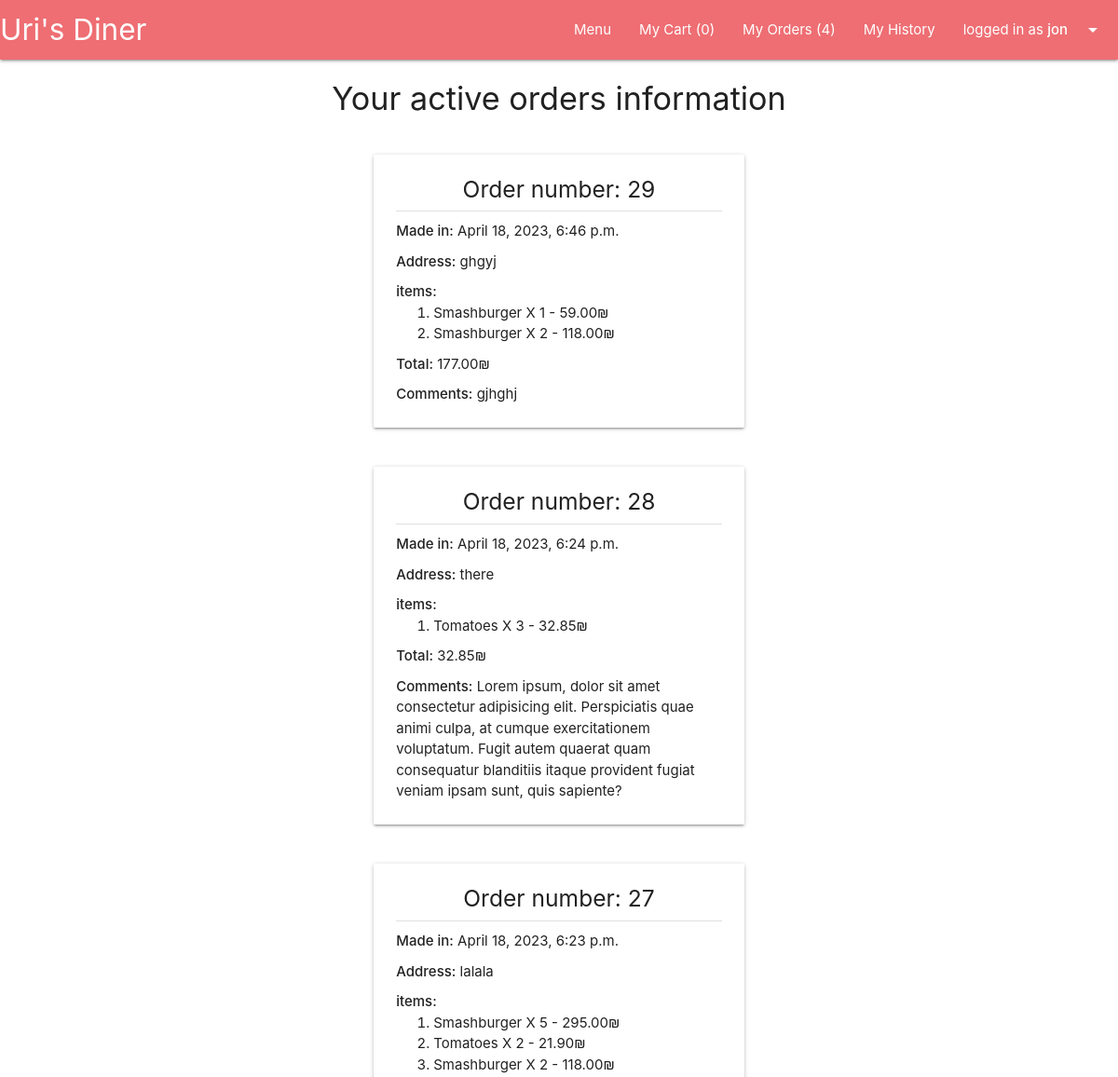
/delivery/ (signed in, upper part), run on an earlier commit of the app's database.
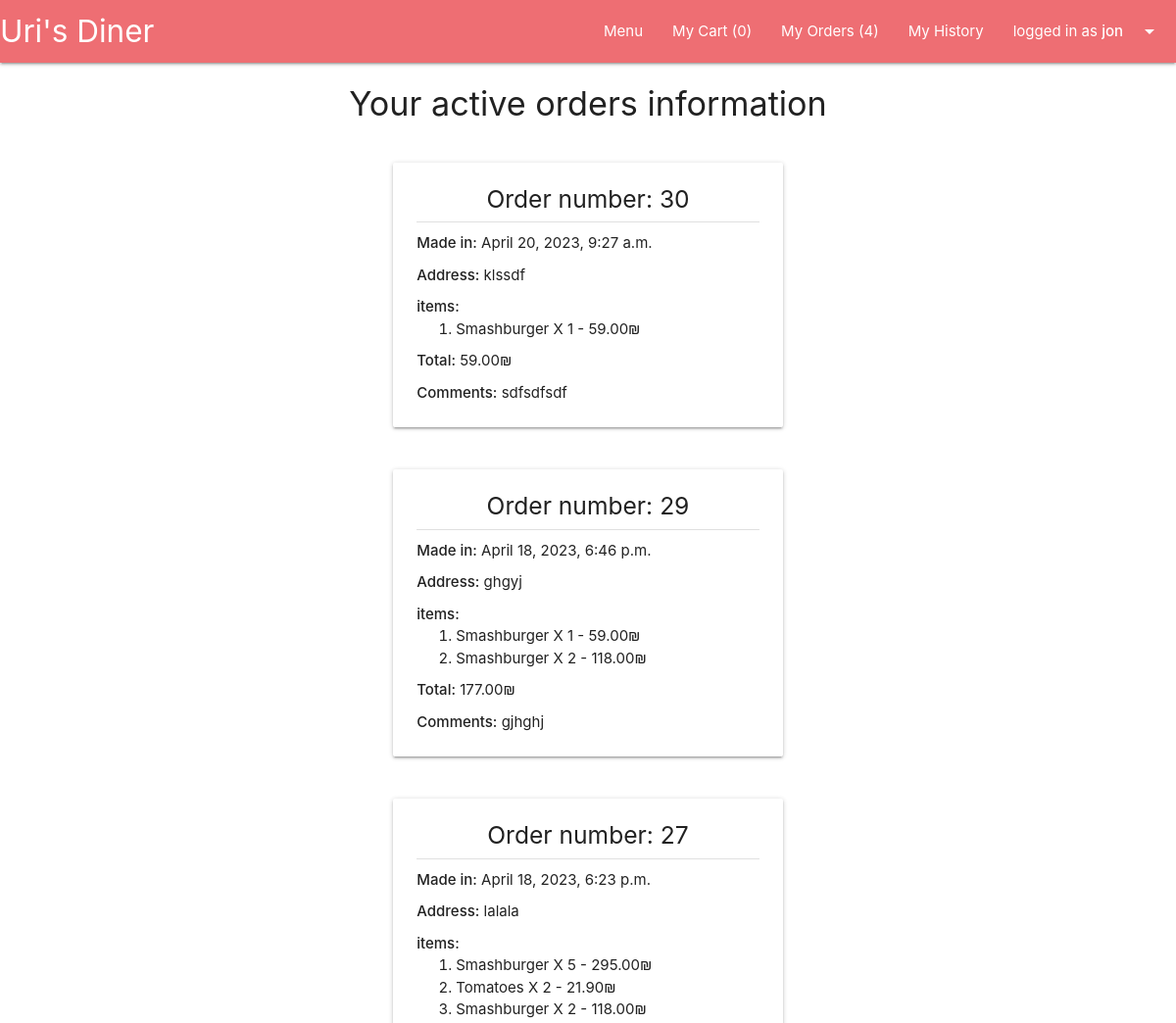
And on a later commit of the database.
### main/models.py (models this page shows, shortened)
class Cart(models.Model):
    user = models.ForeignKey(User, on_delete=models.CASCADE, blank=False)
    @property
    def total_to_pay(self):
        total = sum(item.item_total for item in self.item_set.all())
        return total

class Delivery(models.Model):
    is_delivered = models.BooleanField(default=False)
    address = models.CharField(max_length=500, blank=False)
    comment = models.CharField(max_length=500, blank=True)
    created = models.DateTimeField(auto_now_add=True)
    order = models.OneToOneField(Cart, primary_key=True, on_delete=models.CASCADE)

class Item(models.Model):
    dish = models.ForeignKey(Dish, on_delete=models.CASCADE, blank=False)
    cart = models.ForeignKey(Cart, on_delete=models.CASCADE, blank=False)
    amount = models.IntegerField(blank=False, default=1)
    @property
    def item_total(self):
        total = self.amount * self.dish.price
        return total

class Dish(models.Model):
    name = models.CharField(max_length=100, blank=False)
    price = models.DecimalField(max_digits=5, decimal_places=2, blank=False)
    description = models.CharField(max_length=500, blank=False)
    is_gluten_free = models.BooleanField(default=False)
    is_vegeterian = models.BooleanField(default=False)
    category = models.ForeignKey(Category, on_delete=models.CASCADE, limit_choices_to={'is_deleted':False})
    is_deleted = models.BooleanField(default=False)
    image_Url = models.TextField(null=True, blank=True)
    image_file = models.ImageField(upload_to=dish_image_path, null=True, blank=True)

### main/views.py (the view)
# urls.py: path('delivery/', views.show_delivery, name="show_delivery"),
@login_required(login_url='user_login')
def show_delivery(request):
    open_orders = sorted(request.user.cart_set.filter(delivery__is_delivered=False), key=lambda order: order.delivery.created, reverse=True)
    return render(request, 'main/delivery.html', {'open_orders':open_orders})

### main/context_processors.py (called while the page is built)
def site_wide_data(request):
    try:
        data = {
        'open_orders_number' : len(Cart.objects.filter(delivery__is_delivered=False)),
        'my_open_orders_number' : len(Delivery.objects.filter(order__user=request.user).filter(is_delivered=False)),
        'my_cart_items_number' : len(User.objects.get(id=request.user.id).cart_set.last().item_set.all())
        }
    except:
        data = {}
    return data

### main/templates/main/delivery.html (shortened to what this page needs)
{% extends 'layouts/main.html' %}
{% block main-content %}
<div class="container">
  <div class="row">
    <div class="col l12 center-align">
      <h4>Your active orders information</h4>
    </div>
  </div>
  {% for order in open_orders %}
  <div class="row">
    <div class="col l6 offset-l3">
      <div class="card">
        <div class="card-content">
          <h5 class="center-align no-top-margin">Order number: {{order.delivery.order_id}}
          </h5>
          <div class="divider"></div>
          <div>
            <div class="more-top-bottom-margin"><strong>Made in:</strong>
              {{order.delivery.created}}
            </div>
            <div class="more-top-bottom-margin"><strong>Address:</strong>
              {{order.delivery.address}}
            </div>
            <strong>items:</strong>
            <ol class="no-top-bottom-margin">
              {% for item in order.item_set.all %}
              <li>
                {{item.dish.name}} X {{item.amount}} -
                {{item.item_total}}₪
              </li>
              {% endfor %}
            </ol>
          </div>
          <div class="more-top-bottom-margin"><strong>Total:</strong>
            {{order.total_to_pay}}₪
          </div>
          <div><strong>Comments:</strong> {{order.delivery.comment}}
          </div>
        </div>
      </div>
    </div>
  </div>
  {% endfor %}
</div>
{% endblock main-content %}

What changed in the data, as far as the page shows it:
no longer on this page (row unchanged): Cart: delivery.order_id "28", delivery.created "April 18, 2023, 6:24 p.m.", delivery.address "there", total_to_pay "32.85", delivery.comment "Lorem ipsum, dolor sit amet consectetur adipisicing elit. Perspiciatis quae animi culpa, at cumque exercitationem voluptatum. Fugit autem quaerat quam consequatur blanditiis itaque provident fugiat veniam ipsam sunt, quis sapiente?"
no longer on this page (row unchanged): Item: dish.name "Tomatoes", amount "3", item_total "32.85", shown under "28"
now on this page (row unchanged): Cart: delivery.order_id "30", delivery.created "April 20, 2023, 9:27 a.m.", delivery.address "klssdf", total_to_pay "59.00", delivery.comment "sdfsdfsdf"
added Item: dish.name "Smashburger", amount "1", item_total "59.00", shown under "30"
